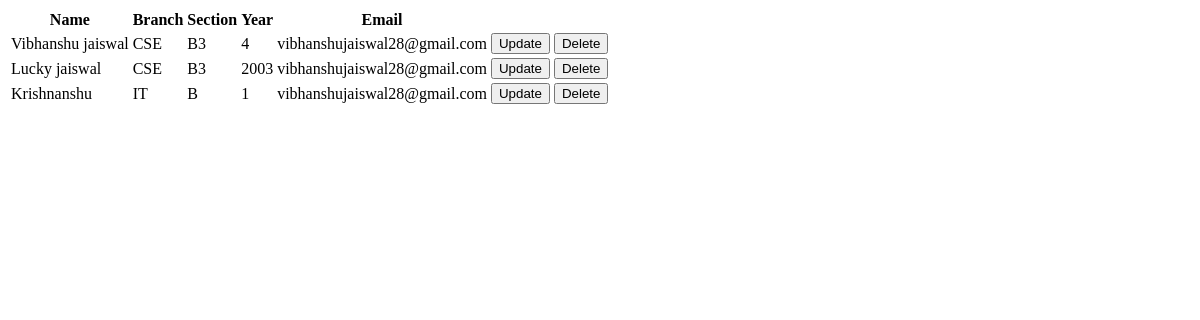
Page /detail_page on the earlier database version.
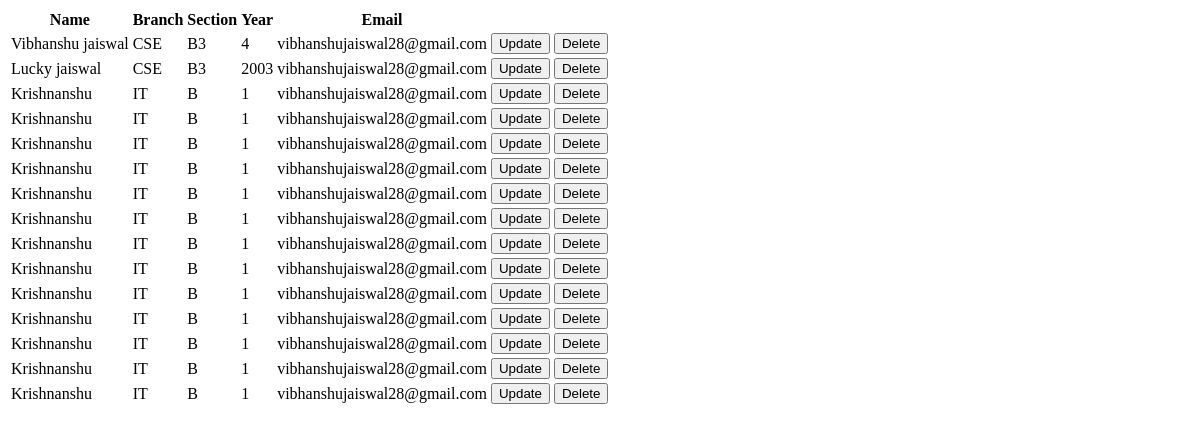
Same page on the later database version.
### cruds/models.py (models this page shows)
class detail(models.Model):
    name = models.CharField(max_length=60)
    branch = models.CharField(max_length=50)
    section = models.CharField(max_length=5)
    year = models.IntegerField()
    dob = models.DateField()
    email_id = models.EmailField()
    password = models.CharField(max_length=20)

### crud/views.py (the view)
# urls.py: path('detail_page', views.detail_page),
def detail_page(request):
    ob = detail.objects.all()
    if ob:
        x=[]
        for i in ob:
            x.append(i)
    return render(request, 'detail_page.html', {'key':x})

### templates/detail_page.html (shortened to what this page needs)
<!DOCTYPE html>
<html lang="en">
<head>
</head>
<body>
    <table>
        <tr>
            <th>Name</th>
            <th>Branch</th>
            <th>Section</th>
            <th>Year</th>
            <th>Email</th>
        </tr>
        {% for i in key %}
        <tr>
            <td>{{i.name}}</td>
            <td>{{i.branch}}</td>
            <td>{{i.section}}</td>
            <td>{{i.year}}</td>
            <td>{{i.email_id}}</td>
            <td><a href="{% url 'update_record' email=i.email_id %}"><button>Update</button></a></td>
            <td><button>Delete</button></td>
        </tr>
        {% endfor %}
    </table>
</body>
</html>

Differences in the rows shown:
added detail: name "Krishnanshu", branch "IT", section "B", year "1", email_id "vibhanshujaiswal28@gmail.com"
added detail: name "Krishnanshu", branch "IT", section "B", year "1", email_id "vibhanshujaiswal28@gmail.com"
added detail: name "Krishnanshu", branch "IT", section "B", year "1", email_id "vibhanshujaiswal28@gmail.com"
added detail: name "Krishnanshu", branch "IT", section "B", year "1", email_id "vibhanshujaiswal28@gmail.com"
added detail: name "Krishnanshu", branch "IT", section "B", year "1", email_id "vibhanshujaiswal28@gmail.com"
added detail: name "Krishnanshu", branch "IT", section "B", year "1", email_id "vibhanshujaiswal28@gmail.com"
added detail: name "Krishnanshu", branch "IT", section "B", year "1", email_id "vibhanshujaiswal28@gmail.com"
added detail: name "Krishnanshu", branch "IT", section "B", year "1", email_id "vibhanshujaiswal28@gmail.com"
added detail: name "Krishnanshu", branch "IT", section "B", year "1", email_id "vibhanshujaiswal28@gmail.com"
added detail: name "Krishnanshu", branch "IT", section "B", year "1", email_id "vibhanshujaiswal28@gmail.com"
added detail: name "Krishnanshu", branch "IT", section "B", year "1", email_id "vibhanshujaiswal28@gmail.com"
added detail: name "Krishnanshu", branch "IT", section "B", year "1", email_id "vibhanshujaiswal28@gmail.com"
